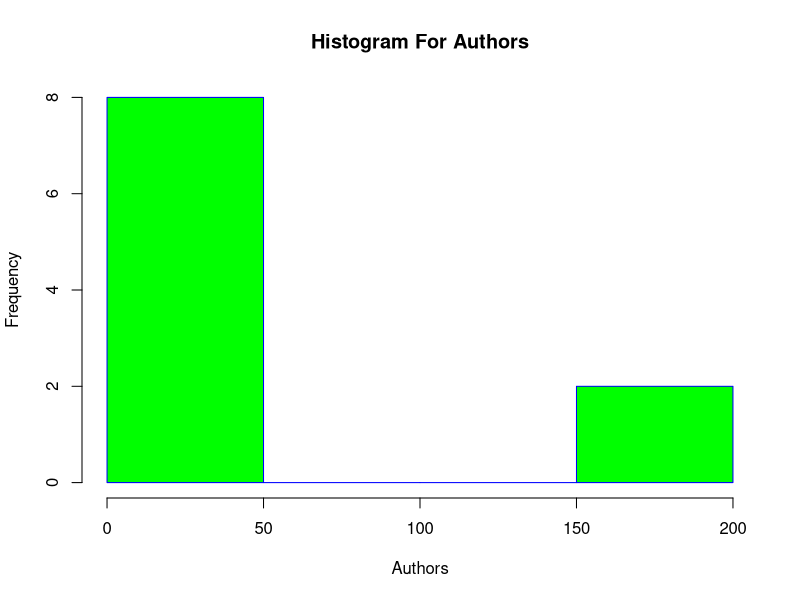
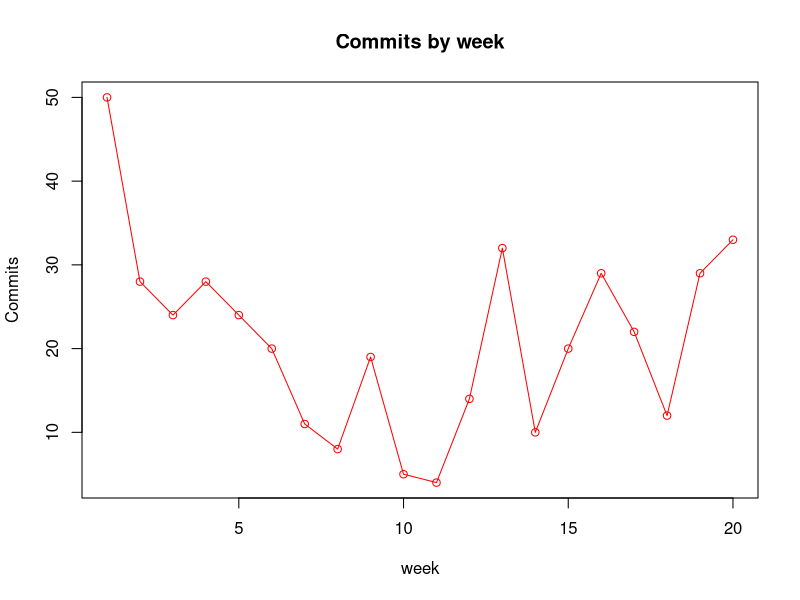
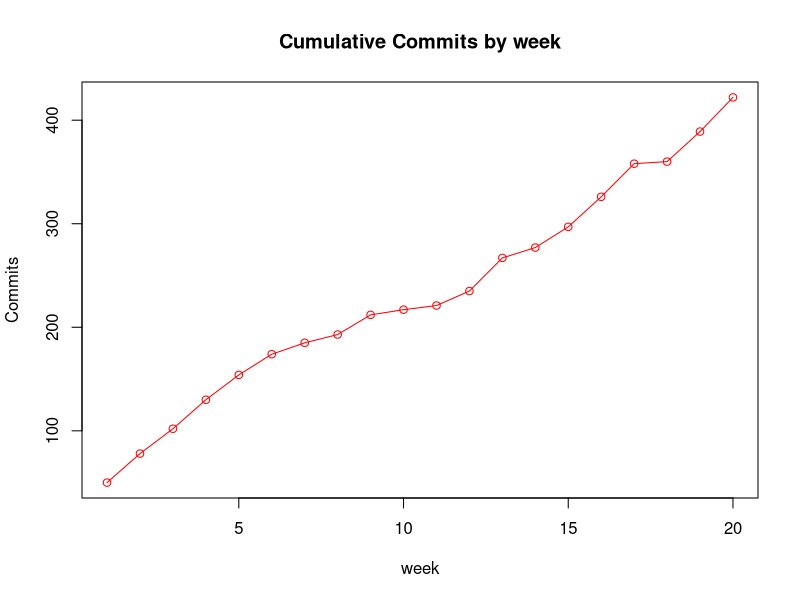

R code for these plots, in order:
####RscriptFor commits per week and cumulative commits per week

v<-c(50,28,24,28,24,20,11,8,19,5,4,14,32,10,20,29,22,12,29,33)
v
png(file = "line_chart.jpg")
plot(v,type = "o", col = "red", xlab = "week", ylab = "Commits",
     main = "Commits by week")


dev.off()


vc<-c(50,78,102,130,154,174,185,193,212,217,221,235,267,277,297,326,358,360,389,422)
png(file = "line_chart.jpg")
plot(vc,type = "o", col = "red", xlab = "week", ylab = "Commits",
     main = "Cumulative Commits by week")
dev.off()


######
getwd()
authors<-read.csv("authorsum.csv", header = FALSE)
View(authors)
hist(authors$V2,
     main = "Histogram For Authors",
     xlab = "Authors",
     border = "blue",
     col = "green")
